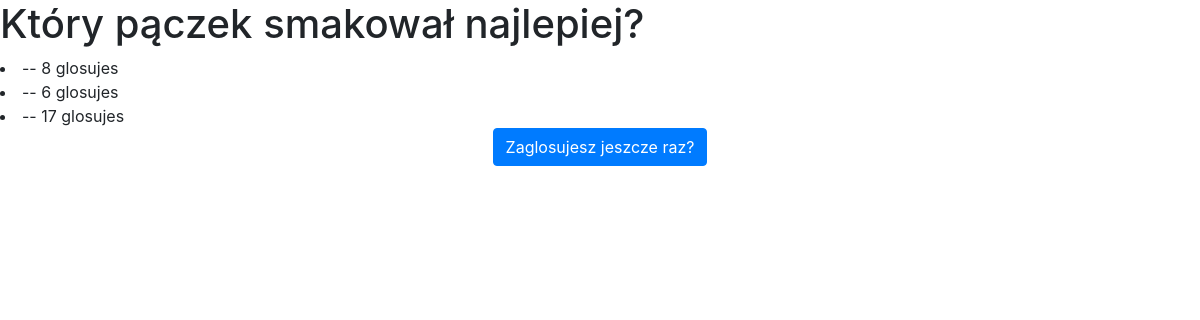
Screenshot of /ankieta/4/wyniki with the database file from the repository.
### ankieta/models.py (models this page shows, shortened)
class Pytanie(models.Model):
    tekst_pytanie = models.CharField(max_length=200)
    data_publikowacji = models.DateField(auto_now=True)
    objects=models.Manager()

class Odpowiedz(models.Model):
    pytanie= models.ForeignKey(Pytanie,on_delete=models.CASCADE)
    tekst_odpowiedzi =models.CharField(max_length=200)
    glosy= models.IntegerField(default=0)
    objects=models.Manager()

### ankieta/views.py (the view)
# urls.py: path('<int:pytanie_id>/wyniki',views.wyniki,name='wyniki'),
def wyniki(request,pytanie_id):
    pytanie = get_object_or_404(Pytanie, pk=pytanie_id)
    return render(request,'ankieta/wyniki.html',{'pytanie':pytanie})

### ankieta/templates/ankieta/wyniki.html
{% extends 'ankieta/base.html' %}
{% block content %}
<h1>{{ pytanie.tekst_pytanie}}</h1>
<u1>
    {% for odp in pytanie.odpowiedz_set.all  %}
        <li> {{ odp.tekst_odpowiedz }} -- {{ odp.glosy }} glosuje{{ odp.glosy|pluralize }}</li>
    {%endfor%}
    </u1>
    <center> <a href="{% url 'szczegoly' pytanie.id %}">
    <button type="button" class="btn btn-primary">Zaglosujesz jeszcze raz?</button> </a> </center>
{% endblock %}

### rows the page displays
Pytanie: tekst_pytanie "Który pączek smakował najlepiej?"
Odpowiedz: glosy "8"
Odpowiedz: glosy "6"
Odpowiedz: glosy "17"
